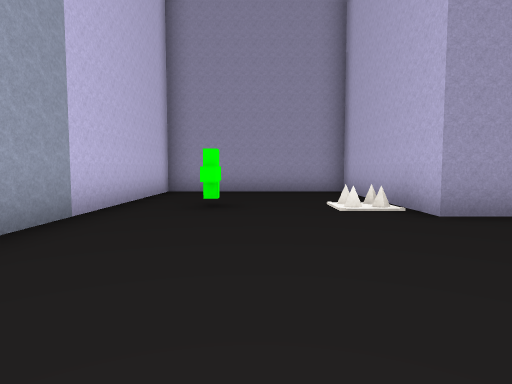
view 1 (above)

20 first-person views from a walk through a scene from a Unity 3-D project. The camera is 1.3 m above the floor, tilts 4° down and sees 75° across. The floor is counted in squares, 2 m on a side. Each view is taken from the middle of a square. On the plan, view 1 faces up. The plan holds only what a view shows up to about 10 squares ahead; the rest is blank. The place goes on beyond the plan. Some surface patterns are stand-ins.

view 2
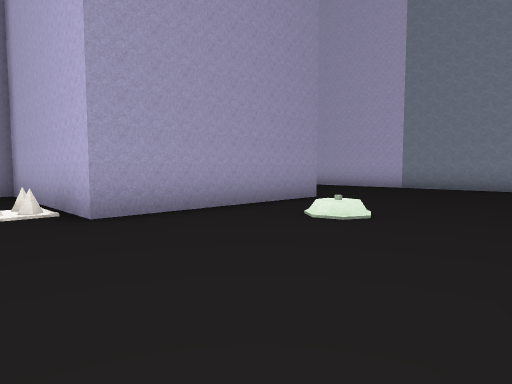

view 3
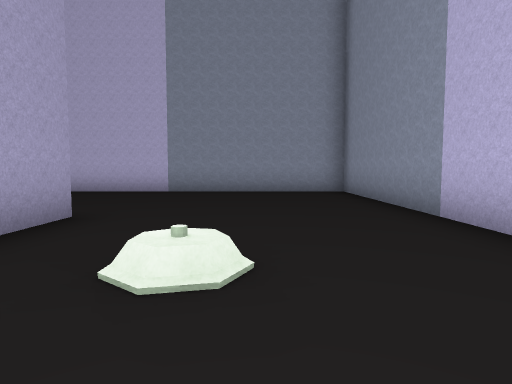

view 4
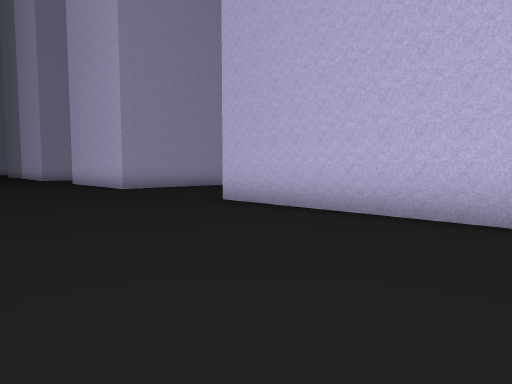

view 5
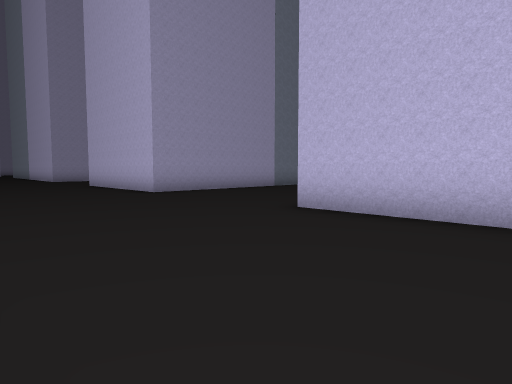

view 6
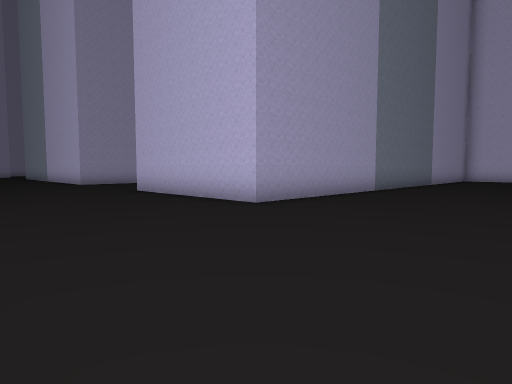

view 7
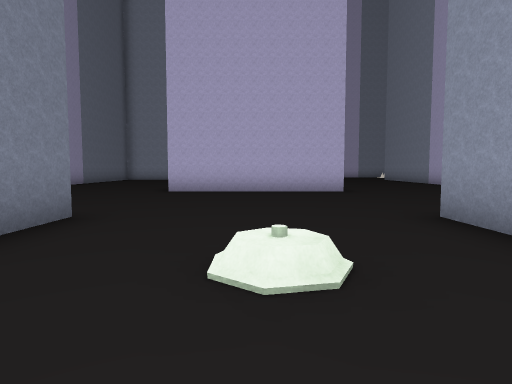

view 8
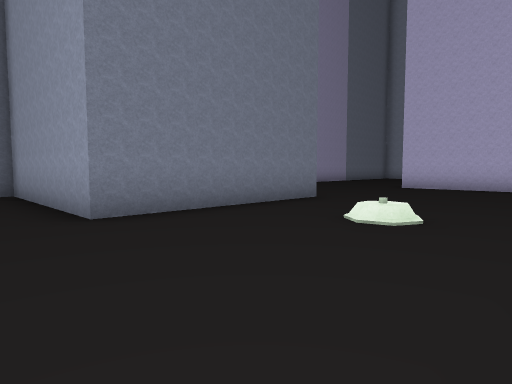

view 9
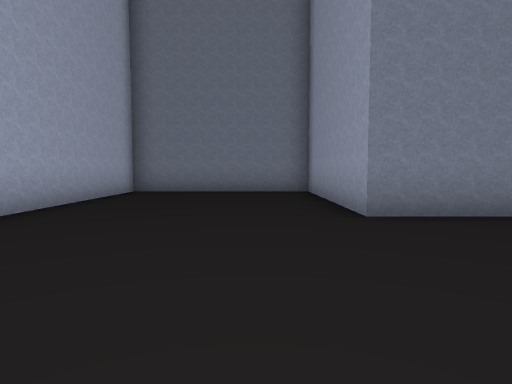

view 10
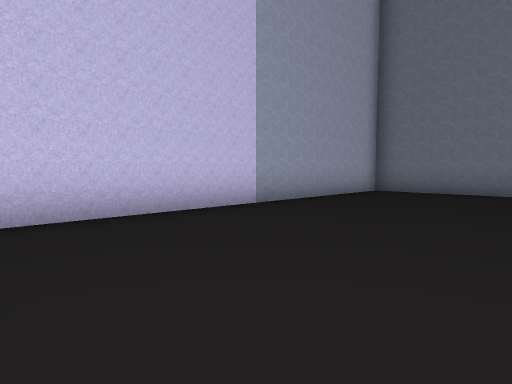

view 11
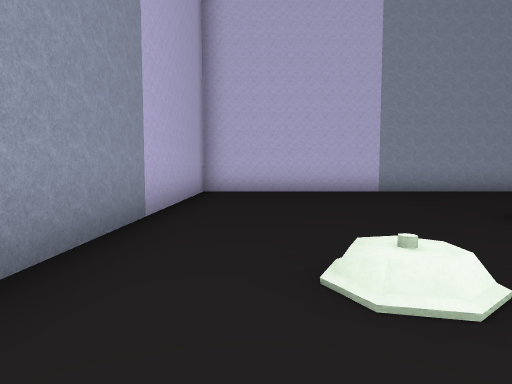

view 12
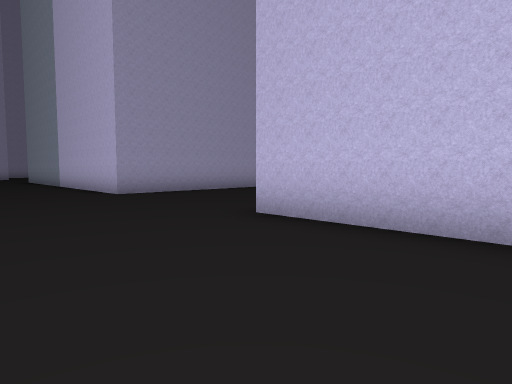

view 13
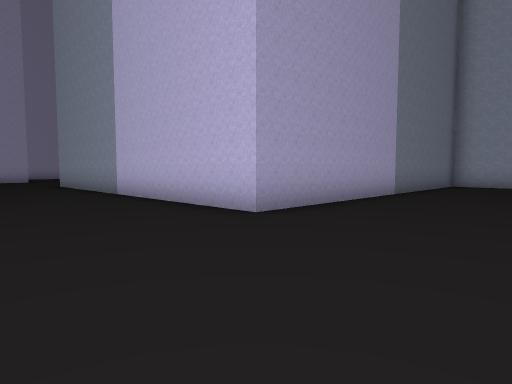

view 14
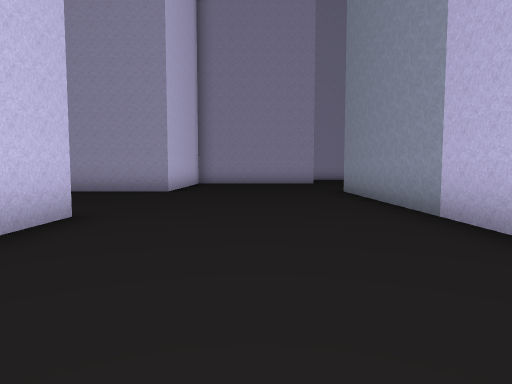

view 15
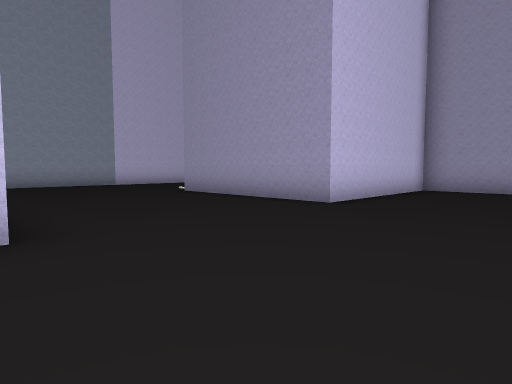

view 16
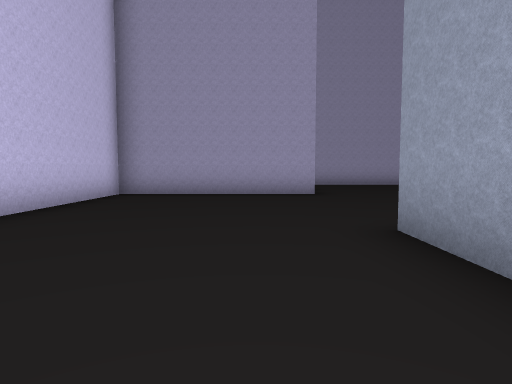

view 17
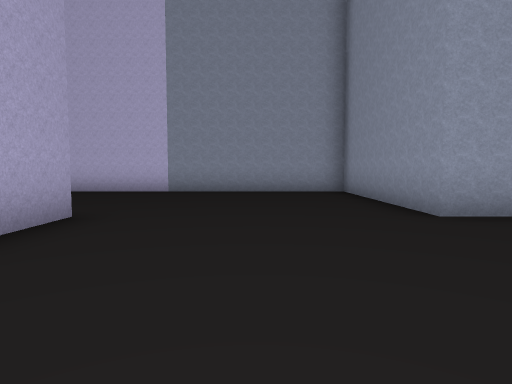

view 18
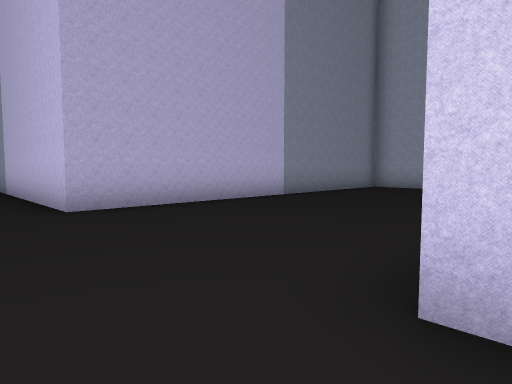

view 19
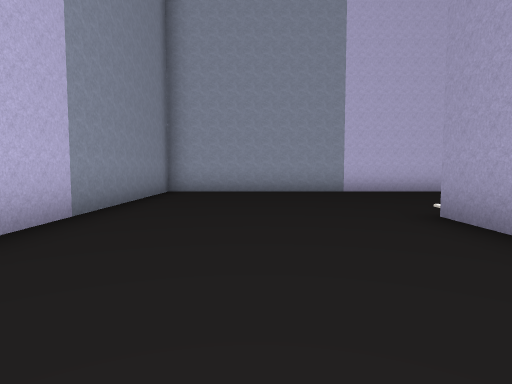

view 20
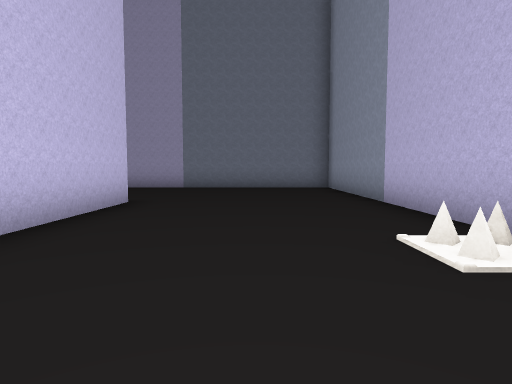

### Floor plan
Points are (right, up) in squares from view 1. A wall is a line through its corners. A room is listed if a view was taken in it or the views show most of it. See-through windows are left out.
Room 1 (views 1, 2, 3, 4, 5, 6, 7, 8, 9, 10, 11, 12, 13, 14, 15, 16, 17, 18, 19, 20)
walls: (7.5, 19.5) (2.5, 19.5) (2.5, 24.5) (-2.5, 24.5) (-2.5, 14.5) (7.5, 14.5); (19.5, 24.5) (12.5, 24.5) (12.5, 34.5) (17.5, 34.5) (17.5, 42.4); (17.8, 14.5) (12.5, 14.5) (12.5, 19.5); (2.5, 36.1) (2.5, 43); (7.5, 4.5) (2.5, 4.5) (2.5, 9.5) (-2.5, 9.5) (-2.5, 3.1); (12.5, 39.5) (7.5, 39.5) (7.5, 34.5) (2.5, 34.5); (-2.5, 39.5) (-2.5, 29.5) (7.5, 29.5) (7.5, 23.6); (6.1, -0.5) (12.5, -0.5) (12.5, 9.5)
objects: other object (-1, 6); other object (2, 5); other object (2, 6); other object (2, 35); other object (2, 36)

Where each view was taken, in squares from view 1:
view 1: 0 up, 0 right, facing up
view 2: 0 up, 1 right, facing up-right
view 3: 2 up, 3 right, facing right
view 4: 4 up, 8 right, facing up-right
view 5: 6 up, 8 right, facing up-right
view 6: 10 up, 8 right, facing up-right
view 7: 17 up, 3 right, facing right
view 8: 15 up, 1 right, facing up-right
view 9: 15 up, 1 right, facing up
view 10: 15 up, 2 right, facing up-left
view 11: 16 up, 7 right, facing left
view 12: 16 up, 9 right, facing up-right
view 13: 21 up, 9 right, facing up-right
view 14: 25 up, 10 right, facing up
view 15: 29 up, 11 right, facing up-left
view 16: 31 up, 11 right, facing up
view 17: 37 up, 8 right, facing right
view 18: 35 up, 9 right, facing down-left
view 19: 32 up, 7 right, facing left
view 20: 33 up, 0 right, facing up
